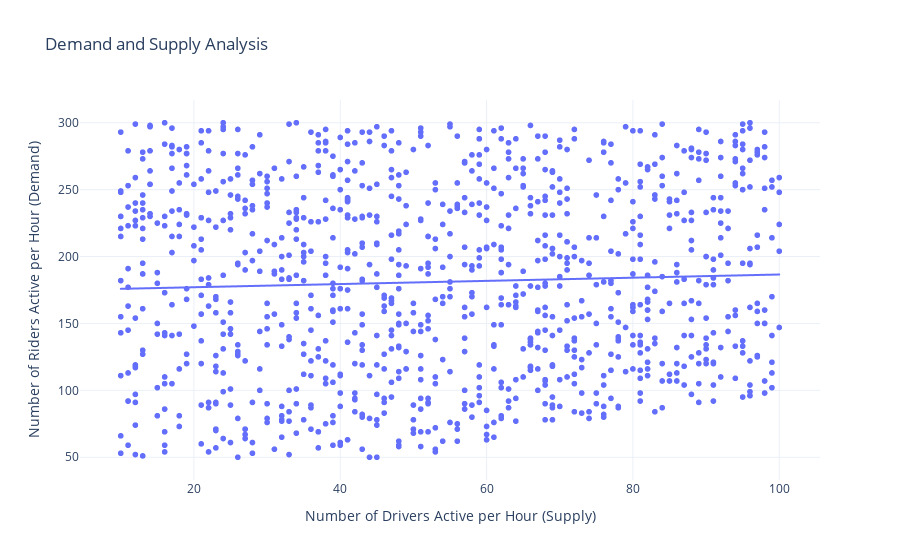

This figure's notebook cell:
### Code cell
# analysis demands of riders
demand = data["Riders Active Per Hour"]
supply = data["Drivers Active Per Hour"]

figure = px.scatter(data, x = "Drivers Active Per Hour",
                    y = "Riders Active Per Hour", trendline="ols", 
                    title="Demand and Supply Analysis")
figure.update_layout(
    xaxis_title="Number of Drivers Active per Hour (Supply)",
    yaxis_title="Number of Riders Active per Hour (Demand)",
)
figure.show()

### Figure 1 — Plotly figure (JSON) as saved in the notebook; plotly's stock layout.template omitted (floating-point values rounded to 4 significant figures; data arrays with more than 128 entries replaced by an {"elided": "..."} marker saying what was removed)
{"data": [{"hovertemplate": "Drivers Active Per Hour=%{x}<br>Riders Active Per Hour=%{y}<extra></extra>", "legendgroup": "", "marker": {"color": "#636efa", "symbol": "circle"}, "mode": "markers", "name": "", "showlegend": false, "type": "scattergl", "x": {"elided": "1045 int values"}, "xaxis": "x", "y": {"elided": "1045 int values"}, "yaxis": "y"}, {"hovertemplate": "<b>OLS trendline</b><br>Riders Active Per Hour = 0.118923 * Drivers Active Per Hour + 174.682<br>R<sup>2</sup>=0.001911<br><br>Drivers Active Per Hour=%{x}<br>Riders Active Per Hour=%{y} <b>(trend)</b><extra></extra>", "legendgroup": "", "marker": {"color": "#636efa", "symbol": "circle"}, "mode": "lines", "name": "", "showlegend": false, "type": "scattergl", "x": {"elided": "1045 int values"}, "xaxis": "x", "y": {"elided": "1045 float values"}, "yaxis": "y"}], "layout": {"legend": {"tracegroupgap": 0}, "title": {"text": "Demand and Supply Analysis"}, "xaxis": {"anchor": "y", "domain": [0, 1], "title": {"text": "Number of Drivers Active per Hour (Supply)"}}, "yaxis": {"anchor": "x", "domain": [0, 1], "title": {"text": "Number of Riders Active per Hour (Demand)"}}}}
